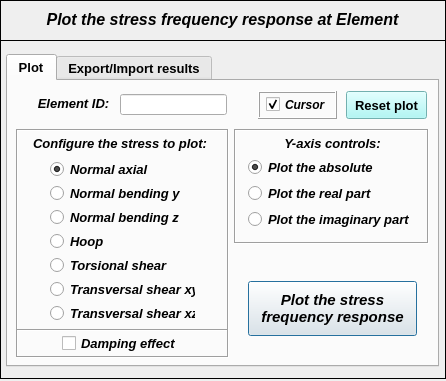
<?xml version="1.0" encoding="UTF-8"?>
<ui version="4.0">
 <class>Dialog</class>
 <widget class="QDialog" name="Dialog">
  <property name="windowModality">
   <enum>Qt::NonModal</enum>
  </property>
  <property name="geometry">
   <rect>
    <x>0</x>
    <y>0</y>
    <width>446</width>
    <height>381</height>
   </rect>
  </property>
  <property name="sizePolicy">
   <sizepolicy hsizetype="Fixed" vsizetype="Fixed">
    <horstretch>0</horstretch>
    <verstretch>0</verstretch>
   </sizepolicy>
  </property>
  <property name="minimumSize">
   <size>
    <width>446</width>
    <height>379</height>
   </size>
  </property>
  <property name="maximumSize">
   <size>
    <width>446</width>
    <height>800</height>
   </size>
  </property>
  <property name="contextMenuPolicy">
   <enum>Qt::DefaultContextMenu</enum>
  </property>
  <property name="windowTitle">
   <string>Plot of Stress Frequency Response</string>
  </property>
  <property name="windowIcon">
   <iconset>
    <normaloff>../../../../../../Downloads/load - Copia.png</normaloff>../../../../../../Downloads/load - Copia.png</iconset>
  </property>
  <property name="whatsThis">
   <string/>
  </property>
  <widget class="QWidget" name="widget" native="true">
   <property name="geometry">
    <rect>
     <x>0</x>
     <y>0</y>
     <width>451</width>
     <height>395</height>
    </rect>
   </property>
   <property name="font">
    <font>
     <kerning>true</kerning>
    </font>
   </property>
   <widget class="QFrame" name="frame">
    <property name="geometry">
     <rect>
      <x>0</x>
      <y>0</y>
      <width>446</width>
      <height>41</height>
     </rect>
    </property>
    <property name="frameShape">
     <enum>QFrame::Box</enum>
    </property>
    <property name="frameShadow">
     <enum>QFrame::Plain</enum>
    </property>
    <property name="lineWidth">
     <number>1</number>
    </property>
    <widget class="QLabel" name="label">
     <property name="geometry">
      <rect>
       <x>32</x>
       <y>10</y>
       <width>381</width>
       <height>19</height>
      </rect>
     </property>
     <property name="font">
      <font>
       <family>Arial</family>
       <pointsize>12</pointsize>
       <weight>75</weight>
       <italic>true</italic>
       <bold>true</bold>
      </font>
     </property>
     <property name="text">
      <string>Plot the stress frequency response at Element</string>
     </property>
     <property name="textFormat">
      <enum>Qt::AutoText</enum>
     </property>
     <property name="alignment">
      <set>Qt::AlignCenter</set>
     </property>
    </widget>
   </widget>
   <widget class="QFrame" name="frame_2">
    <property name="geometry">
     <rect>
      <x>0</x>
      <y>40</y>
      <width>446</width>
      <height>339</height>
     </rect>
    </property>
    <property name="frameShape">
     <enum>QFrame::Box</enum>
    </property>
    <property name="frameShadow">
     <enum>QFrame::Plain</enum>
    </property>
    <widget class="QTabWidget" name="tabWidget_plot_results">
     <property name="geometry">
      <rect>
       <x>6</x>
       <y>14</y>
       <width>433</width>
       <height>313</height>
      </rect>
     </property>
     <property name="minimumSize">
      <size>
       <width>433</width>
       <height>0</height>
      </size>
     </property>
     <property name="maximumSize">
      <size>
       <width>433</width>
       <height>16777215</height>
      </size>
     </property>
     <property name="font">
      <font>
       <family>Arial</family>
       <pointsize>10</pointsize>
       <weight>75</weight>
       <italic>false</italic>
       <bold>true</bold>
      </font>
     </property>
     <property name="currentIndex">
      <number>0</number>
     </property>
     <widget class="QWidget" name="tab_plot">
      <attribute name="title">
       <string>Plot</string>
      </attribute>
      <widget class="QWidget" name="verticalLayoutWidget_2">
       <property name="geometry">
        <rect>
         <x>112</x>
         <y>12</y>
         <width>107</width>
         <height>23</height>
        </rect>
       </property>
       <layout class="QVBoxLayout" name="verticalLayout_2">
        <item>
         <widget class="QLineEdit" name="lineEdit_elementID">
          <property name="minimumSize">
           <size>
            <width>0</width>
            <height>21</height>
           </size>
          </property>
          <property name="maximumSize">
           <size>
            <width>16777215</width>
            <height>21</height>
           </size>
          </property>
          <property name="font">
           <font>
            <family>Arial</family>
            <pointsize>10</pointsize>
            <weight>75</weight>
            <italic>true</italic>
            <bold>true</bold>
           </font>
          </property>
          <property name="text">
           <string/>
          </property>
          <property name="alignment">
           <set>Qt::AlignCenter</set>
          </property>
         </widget>
        </item>
       </layout>
      </widget>
      <widget class="QToolButton" name="toolButton_ResetPlot">
       <property name="geometry">
        <rect>
         <x>338</x>
         <y>10</y>
         <width>81</width>
         <height>28</height>
        </rect>
       </property>
       <property name="font">
        <font>
         <pointsize>10</pointsize>
         <weight>75</weight>
         <bold>true</bold>
        </font>
       </property>
       <property name="styleSheet">
        <string notr="true">background-color: rgb(159, 247, 245);</string>
       </property>
       <property name="text">
        <string>Reset plot</string>
       </property>
      </widget>
      <widget class="QFrame" name="frame_4">
       <property name="geometry">
        <rect>
         <x>226</x>
         <y>48</y>
         <width>195</width>
         <height>115</height>
        </rect>
       </property>
       <property name="minimumSize">
        <size>
         <width>195</width>
         <height>108</height>
        </size>
       </property>
       <property name="maximumSize">
        <size>
         <width>195</width>
         <height>140</height>
        </size>
       </property>
       <property name="sizeIncrement">
        <size>
         <width>0</width>
         <height>110</height>
        </size>
       </property>
       <property name="frameShape">
        <enum>QFrame::Box</enum>
       </property>
       <property name="frameShadow">
        <enum>QFrame::Sunken</enum>
       </property>
       <widget class="QWidget" name="verticalLayoutWidget_10">
        <property name="geometry">
         <rect>
          <x>14</x>
          <y>28</y>
          <width>167</width>
          <height>74</height>
         </rect>
        </property>
        <layout class="QVBoxLayout" name="verticalLayout_10">
         <item>
          <widget class="QRadioButton" name="radioButton_plotAbs">
           <property name="maximumSize">
            <size>
             <width>170</width>
             <height>20</height>
            </size>
           </property>
           <property name="font">
            <font>
             <family>Arial</family>
             <pointsize>10</pointsize>
             <weight>75</weight>
             <italic>true</italic>
             <bold>true</bold>
            </font>
           </property>
           <property name="text">
            <string>Plot the absolute</string>
           </property>
           <property name="iconSize">
            <size>
             <width>30</width>
             <height>30</height>
            </size>
           </property>
           <property name="checked">
            <bool>true</bool>
           </property>
          </widget>
         </item>
         <item>
          <widget class="QRadioButton" name="radioButton_plotReal">
           <property name="maximumSize">
            <size>
             <width>170</width>
             <height>20</height>
            </size>
           </property>
           <property name="font">
            <font>
             <family>Arial</family>
             <pointsize>10</pointsize>
             <weight>75</weight>
             <italic>true</italic>
             <bold>true</bold>
            </font>
           </property>
           <property name="text">
            <string>Plot the real part</string>
           </property>
          </widget>
         </item>
         <item>
          <widget class="QRadioButton" name="radioButton_plotImag">
           <property name="maximumSize">
            <size>
             <width>170</width>
             <height>20</height>
            </size>
           </property>
           <property name="font">
            <font>
             <family>Arial</family>
             <pointsize>10</pointsize>
             <weight>75</weight>
             <italic>true</italic>
             <bold>true</bold>
            </font>
           </property>
           <property name="text">
            <string>Plot the imaginary part</string>
           </property>
          </widget>
         </item>
        </layout>
       </widget>
       <widget class="QLabel" name="label_8">
        <property name="enabled">
         <bool>true</bool>
        </property>
        <property name="geometry">
         <rect>
          <x>16</x>
          <y>4</y>
          <width>165</width>
          <height>21</height>
         </rect>
        </property>
        <property name="sizePolicy">
         <sizepolicy hsizetype="Preferred" vsizetype="Expanding">
          <horstretch>0</horstretch>
          <verstretch>0</verstretch>
         </sizepolicy>
        </property>
        <property name="minimumSize">
         <size>
          <width>120</width>
          <height>21</height>
         </size>
        </property>
        <property name="maximumSize">
         <size>
          <width>200</width>
          <height>60</height>
         </size>
        </property>
        <property name="font">
         <font>
          <family>Arial</family>
          <pointsize>10</pointsize>
          <weight>75</weight>
          <italic>true</italic>
          <bold>true</bold>
         </font>
        </property>
        <property name="text">
         <string>&lt;!DOCTYPE HTML PUBLIC &quot;-//W3C//DTD HTML 4.0//EN&quot; &quot;http://www.w3.org/TR/REC-html40/strict.dtd&quot;&gt;
&lt;html&gt;&lt;head&gt;&lt;meta name=&quot;qrichtext&quot; content=&quot;1&quot; /&gt;&lt;style type=&quot;text/css&quot;&gt;
p, li { white-space: pre-wrap; }
&lt;/style&gt;&lt;/head&gt;&lt;body style=&quot; font-family:'Arial'; font-size:10pt; font-weight:600; font-style:italic;&quot;&gt;
&lt;p align=&quot;center&quot; style=&quot; margin-top:12px; margin-bottom:12px; margin-left:0px; margin-right:0px; -qt-block-indent:0; text-indent:0px;&quot;&gt;Y-axis controls:&lt;/p&gt;&lt;/body&gt;&lt;/html&gt;</string>
        </property>
        <property name="textFormat">
         <enum>Qt::AutoText</enum>
        </property>
        <property name="scaledContents">
         <bool>false</bool>
        </property>
        <property name="alignment">
         <set>Qt::AlignCenter</set>
        </property>
        <property name="wordWrap">
         <bool>false</bool>
        </property>
        <property name="indent">
         <number>0</number>
        </property>
       </widget>
      </widget>
      <widget class="QFrame" name="frame_5">
       <property name="geometry">
        <rect>
         <x>8</x>
         <y>48</y>
         <width>213</width>
         <height>229</height>
        </rect>
       </property>
       <property name="minimumSize">
        <size>
         <width>0</width>
         <height>108</height>
        </size>
       </property>
       <property name="maximumSize">
        <size>
         <width>16777215</width>
         <height>270</height>
        </size>
       </property>
       <property name="frameShape">
        <enum>QFrame::Box</enum>
       </property>
       <property name="frameShadow">
        <enum>QFrame::Sunken</enum>
       </property>
       <widget class="QLabel" name="label_3">
        <property name="enabled">
         <bool>true</bool>
        </property>
        <property name="geometry">
         <rect>
          <x>4</x>
          <y>4</y>
          <width>200</width>
          <height>21</height>
         </rect>
        </property>
        <property name="sizePolicy">
         <sizepolicy hsizetype="Preferred" vsizetype="Expanding">
          <horstretch>0</horstretch>
          <verstretch>0</verstretch>
         </sizepolicy>
        </property>
        <property name="minimumSize">
         <size>
          <width>120</width>
          <height>21</height>
         </size>
        </property>
        <property name="maximumSize">
         <size>
          <width>200</width>
          <height>60</height>
         </size>
        </property>
        <property name="font">
         <font>
          <family>Arial</family>
          <pointsize>10</pointsize>
          <weight>75</weight>
          <italic>true</italic>
          <bold>true</bold>
         </font>
        </property>
        <property name="text">
         <string>&lt;!DOCTYPE HTML PUBLIC &quot;-//W3C//DTD HTML 4.0//EN&quot; &quot;http://www.w3.org/TR/REC-html40/strict.dtd&quot;&gt;
&lt;html&gt;&lt;head&gt;&lt;meta name=&quot;qrichtext&quot; content=&quot;1&quot; /&gt;&lt;style type=&quot;text/css&quot;&gt;
p, li { white-space: pre-wrap; }
&lt;/style&gt;&lt;/head&gt;&lt;body style=&quot; font-family:'Arial'; font-size:10pt; font-weight:600; font-style:italic;&quot;&gt;
&lt;p align=&quot;center&quot; style=&quot; margin-top:12px; margin-bottom:12px; margin-left:0px; margin-right:0px; -qt-block-indent:0; text-indent:0px;&quot;&gt;Configure the stress to plot:&lt;/p&gt;&lt;/body&gt;&lt;/html&gt;</string>
        </property>
        <property name="textFormat">
         <enum>Qt::AutoText</enum>
        </property>
        <property name="scaledContents">
         <bool>false</bool>
        </property>
        <property name="alignment">
         <set>Qt::AlignCenter</set>
        </property>
        <property name="wordWrap">
         <bool>false</bool>
        </property>
        <property name="indent">
         <number>0</number>
        </property>
       </widget>
       <widget class="QFrame" name="frame_7">
        <property name="geometry">
         <rect>
          <x>0</x>
          <y>200</y>
          <width>213</width>
          <height>29</height>
         </rect>
        </property>
        <property name="frameShape">
         <enum>QFrame::Box</enum>
        </property>
        <property name="frameShadow">
         <enum>QFrame::Sunken</enum>
        </property>
        <widget class="QCheckBox" name="checkBox_damping_effect">
         <property name="geometry">
          <rect>
           <x>46</x>
           <y>6</y>
           <width>123</width>
           <height>17</height>
          </rect>
         </property>
         <property name="font">
          <font>
           <family>Arial</family>
           <pointsize>10</pointsize>
           <weight>75</weight>
           <italic>true</italic>
           <bold>true</bold>
          </font>
         </property>
         <property name="text">
          <string>Damping effect</string>
         </property>
         <property name="checked">
          <bool>false</bool>
         </property>
        </widget>
       </widget>
       <widget class="QWidget" name="verticalLayoutWidget">
        <property name="geometry">
         <rect>
          <x>34</x>
          <y>30</y>
          <width>153</width>
          <height>169</height>
         </rect>
        </property>
        <layout class="QVBoxLayout" name="verticalLayout">
         <property name="spacing">
          <number>5</number>
         </property>
         <item>
          <widget class="QRadioButton" name="radioButton_normal_axial">
           <property name="minimumSize">
            <size>
             <width>145</width>
             <height>18</height>
            </size>
           </property>
           <property name="maximumSize">
            <size>
             <width>145</width>
             <height>18</height>
            </size>
           </property>
           <property name="font">
            <font>
             <family>Arial</family>
             <pointsize>10</pointsize>
             <weight>75</weight>
             <italic>true</italic>
             <bold>true</bold>
            </font>
           </property>
           <property name="text">
            <string>Normal axial</string>
           </property>
           <property name="checked">
            <bool>true</bool>
           </property>
          </widget>
         </item>
         <item>
          <widget class="QRadioButton" name="radioButton_normal_bending_y">
           <property name="minimumSize">
            <size>
             <width>145</width>
             <height>18</height>
            </size>
           </property>
           <property name="maximumSize">
            <size>
             <width>145</width>
             <height>18</height>
            </size>
           </property>
           <property name="font">
            <font>
             <family>Arial</family>
             <pointsize>10</pointsize>
             <weight>75</weight>
             <italic>true</italic>
             <bold>true</bold>
            </font>
           </property>
           <property name="text">
            <string>Normal bending y</string>
           </property>
          </widget>
         </item>
         <item>
          <widget class="QRadioButton" name="radioButton_normal_bending_z">
           <property name="minimumSize">
            <size>
             <width>145</width>
             <height>18</height>
            </size>
           </property>
           <property name="maximumSize">
            <size>
             <width>145</width>
             <height>18</height>
            </size>
           </property>
           <property name="font">
            <font>
             <family>Arial</family>
             <pointsize>10</pointsize>
             <weight>75</weight>
             <italic>true</italic>
             <bold>true</bold>
            </font>
           </property>
           <property name="text">
            <string>Normal bending z</string>
           </property>
          </widget>
         </item>
         <item>
          <widget class="QRadioButton" name="radioButton_hoop">
           <property name="minimumSize">
            <size>
             <width>145</width>
             <height>18</height>
            </size>
           </property>
           <property name="maximumSize">
            <size>
             <width>145</width>
             <height>18</height>
            </size>
           </property>
           <property name="font">
            <font>
             <family>Arial</family>
             <pointsize>10</pointsize>
             <weight>75</weight>
             <italic>true</italic>
             <bold>true</bold>
            </font>
           </property>
           <property name="text">
            <string>Hoop</string>
           </property>
          </widget>
         </item>
         <item>
          <widget class="QRadioButton" name="radioButton_torsional_shear">
           <property name="minimumSize">
            <size>
             <width>145</width>
             <height>18</height>
            </size>
           </property>
           <property name="maximumSize">
            <size>
             <width>145</width>
             <height>18</height>
            </size>
           </property>
           <property name="font">
            <font>
             <family>Arial</family>
             <pointsize>10</pointsize>
             <weight>75</weight>
             <italic>true</italic>
             <bold>true</bold>
            </font>
           </property>
           <property name="text">
            <string>Torsional shear</string>
           </property>
          </widget>
         </item>
         <item>
          <widget class="QRadioButton" name="radioButton_transv_shear_xy">
           <property name="minimumSize">
            <size>
             <width>145</width>
             <height>18</height>
            </size>
           </property>
           <property name="maximumSize">
            <size>
             <width>145</width>
             <height>18</height>
            </size>
           </property>
           <property name="font">
            <font>
             <family>Arial</family>
             <pointsize>10</pointsize>
             <weight>75</weight>
             <italic>true</italic>
             <bold>true</bold>
            </font>
           </property>
           <property name="text">
            <string>Transversal shear xy</string>
           </property>
          </widget>
         </item>
         <item>
          <widget class="QRadioButton" name="radioButton_transv_shear_xz">
           <property name="minimumSize">
            <size>
             <width>145</width>
             <height>18</height>
            </size>
           </property>
           <property name="maximumSize">
            <size>
             <width>145</width>
             <height>18</height>
            </size>
           </property>
           <property name="font">
            <font>
             <family>Arial</family>
             <pointsize>10</pointsize>
             <weight>75</weight>
             <italic>true</italic>
             <bold>true</bold>
            </font>
           </property>
           <property name="text">
            <string>Transversal shear xz</string>
           </property>
          </widget>
         </item>
        </layout>
       </widget>
      </widget>
      <widget class="QFrame" name="frame_6">
       <property name="geometry">
        <rect>
         <x>250</x>
         <y>10</y>
         <width>79</width>
         <height>28</height>
        </rect>
       </property>
       <property name="minimumSize">
        <size>
         <width>0</width>
         <height>28</height>
        </size>
       </property>
       <property name="maximumSize">
        <size>
         <width>16777215</width>
         <height>29</height>
        </size>
       </property>
       <property name="sizeIncrement">
        <size>
         <width>0</width>
         <height>110</height>
        </size>
       </property>
       <property name="frameShape">
        <enum>QFrame::Box</enum>
       </property>
       <property name="frameShadow">
        <enum>QFrame::Raised</enum>
       </property>
       <widget class="QCheckBox" name="checkBox_cursor">
        <property name="geometry">
         <rect>
          <x>8</x>
          <y>4</y>
          <width>67</width>
          <height>19</height>
         </rect>
        </property>
        <property name="font">
         <font>
          <family>Arial</family>
          <pointsize>9</pointsize>
          <weight>75</weight>
          <italic>true</italic>
          <bold>true</bold>
         </font>
        </property>
        <property name="text">
         <string>Cursor</string>
        </property>
        <property name="checked">
         <bool>true</bool>
        </property>
       </widget>
      </widget>
      <widget class="QLabel" name="label_2">
       <property name="geometry">
        <rect>
         <x>16</x>
         <y>12</y>
         <width>99</width>
         <height>21</height>
        </rect>
       </property>
       <property name="minimumSize">
        <size>
         <width>0</width>
         <height>21</height>
        </size>
       </property>
       <property name="maximumSize">
        <size>
         <width>16777215</width>
         <height>21</height>
        </size>
       </property>
       <property name="font">
        <font>
         <family>Arial</family>
         <pointsize>10</pointsize>
         <weight>75</weight>
         <italic>true</italic>
         <bold>true</bold>
        </font>
       </property>
       <property name="text">
        <string>Element ID:</string>
       </property>
       <property name="alignment">
        <set>Qt::AlignCenter</set>
       </property>
      </widget>
      <widget class="QPushButton" name="pushButton">
       <property name="geometry">
        <rect>
         <x>240</x>
         <y>200</y>
         <width>169</width>
         <height>55</height>
        </rect>
       </property>
       <property name="font">
        <font>
         <family>Arial</family>
         <pointsize>11</pointsize>
         <weight>75</weight>
         <italic>true</italic>
         <bold>true</bold>
        </font>
       </property>
       <property name="text">
        <string>Plot the stress 
frequency response</string>
       </property>
      </widget>
     </widget>
     <widget class="QWidget" name="tab_export_import">
      <attribute name="title">
       <string>Export/Import results</string>
      </attribute>
      <widget class="QTabWidget" name="tabWidget_2">
       <property name="geometry">
        <rect>
         <x>6</x>
         <y>22</y>
         <width>417</width>
         <height>221</height>
        </rect>
       </property>
       <property name="font">
        <font>
         <family>Arial</family>
         <pointsize>10</pointsize>
         <weight>75</weight>
         <italic>true</italic>
         <bold>true</bold>
        </font>
       </property>
       <property name="currentIndex">
        <number>0</number>
       </property>
       <widget class="QWidget" name="tab_3">
        <attribute name="title">
         <string>Export</string>
        </attribute>
        <widget class="QWidget" name="verticalLayoutWidget_8">
         <property name="geometry">
          <rect>
           <x>344</x>
           <y>108</y>
           <width>60</width>
           <height>27</height>
          </rect>
         </property>
         <layout class="QVBoxLayout" name="verticalLayout_8">
          <item>
           <widget class="QToolButton" name="toolButton_ChooseFolderExport">
            <property name="maximumSize">
             <size>
              <width>100</width>
              <height>16777215</height>
             </size>
            </property>
            <property name="font">
             <font>
              <family>Arial</family>
              <pointsize>10</pointsize>
              <weight>75</weight>
              <italic>true</italic>
              <bold>true</bold>
             </font>
            </property>
            <property name="text">
             <string>Search</string>
            </property>
           </widget>
          </item>
         </layout>
        </widget>
        <widget class="QWidget" name="verticalLayoutWidget_3">
         <property name="geometry">
          <rect>
           <x>4</x>
           <y>108</y>
           <width>117</width>
           <height>27</height>
          </rect>
         </property>
         <layout class="QVBoxLayout" name="verticalLayout_3">
          <item>
           <widget class="QLabel" name="label_5">
            <property name="minimumSize">
             <size>
              <width>85</width>
              <height>20</height>
             </size>
            </property>
            <property name="maximumSize">
             <size>
              <width>200</width>
              <height>20</height>
             </size>
            </property>
            <property name="font">
             <font>
              <family>Arial</family>
              <pointsize>10</pointsize>
              <weight>75</weight>
              <italic>true</italic>
              <bold>true</bold>
             </font>
            </property>
            <property name="text">
             <string>Choose a folder:</string>
            </property>
            <property name="alignment">
             <set>Qt::AlignCenter</set>
            </property>
           </widget>
          </item>
         </layout>
        </widget>
        <widget class="QWidget" name="verticalLayoutWidget_7">
         <property name="geometry">
          <rect>
           <x>120</x>
           <y>108</y>
           <width>223</width>
           <height>27</height>
          </rect>
         </property>
         <layout class="QVBoxLayout" name="verticalLayout_7">
          <item>
           <widget class="QLineEdit" name="lineEdit_SaveResultsPath">
            <property name="font">
             <font>
              <pointsize>8</pointsize>
              <weight>50</weight>
              <italic>false</italic>
              <bold>false</bold>
             </font>
            </property>
            <property name="layoutDirection">
             <enum>Qt::LeftToRight</enum>
            </property>
            <property name="alignment">
             <set>Qt::AlignCenter</set>
            </property>
           </widget>
          </item>
         </layout>
        </widget>
        <widget class="QWidget" name="verticalLayoutWidget_4">
         <property name="geometry">
          <rect>
           <x>20</x>
           <y>60</y>
           <width>102</width>
           <height>27</height>
          </rect>
         </property>
         <layout class="QVBoxLayout" name="verticalLayout_4">
          <item>
           <widget class="QLabel" name="label_6">
            <property name="minimumSize">
             <size>
              <width>100</width>
              <height>20</height>
             </size>
            </property>
            <property name="maximumSize">
             <size>
              <width>90</width>
              <height>20</height>
             </size>
            </property>
            <property name="font">
             <font>
              <family>Arial</family>
              <pointsize>10</pointsize>
              <weight>75</weight>
              <italic>true</italic>
              <bold>true</bold>
             </font>
            </property>
            <property name="text">
             <string>Insert a name:</string>
            </property>
            <property name="scaledContents">
             <bool>false</bool>
            </property>
            <property name="alignment">
             <set>Qt::AlignCenter</set>
            </property>
           </widget>
          </item>
         </layout>
        </widget>
        <widget class="QWidget" name="verticalLayoutWidget_16">
         <property name="geometry">
          <rect>
           <x>120</x>
           <y>60</y>
           <width>223</width>
           <height>27</height>
          </rect>
         </property>
         <layout class="QVBoxLayout" name="verticalLayout_16">
          <item>
           <widget class="QLineEdit" name="lineEdit_FileName">
            <property name="font">
             <font>
              <pointsize>8</pointsize>
              <weight>50</weight>
              <italic>false</italic>
              <bold>false</bold>
             </font>
            </property>
            <property name="layoutDirection">
             <enum>Qt::LeftToRight</enum>
            </property>
            <property name="text">
             <string/>
            </property>
            <property name="alignment">
             <set>Qt::AlignCenter</set>
            </property>
           </widget>
          </item>
         </layout>
        </widget>
        <widget class="QWidget" name="horizontalLayoutWidget">
         <property name="geometry">
          <rect>
           <x>36</x>
           <y>16</y>
           <width>343</width>
           <height>27</height>
          </rect>
         </property>
         <layout class="QHBoxLayout" name="horizontalLayout">
          <item>
           <widget class="QLabel" name="label_7">
            <property name="minimumSize">
             <size>
              <width>100</width>
              <height>20</height>
             </size>
            </property>
            <property name="maximumSize">
             <size>
              <width>90</width>
              <height>20</height>
             </size>
            </property>
            <property name="font">
             <font>
              <family>Arial</family>
              <pointsize>10</pointsize>
              <weight>75</weight>
              <italic>true</italic>
              <bold>true</bold>
             </font>
            </property>
            <property name="text">
             <string>Data to save:</string>
            </property>
            <property name="scaledContents">
             <bool>false</bool>
            </property>
            <property name="alignment">
             <set>Qt::AlignCenter</set>
            </property>
           </widget>
          </item>
          <item>
           <widget class="QRadioButton" name="radioButton_Absolute">
            <property name="text">
             <string>Absolute</string>
            </property>
            <property name="checked">
             <bool>true</bool>
            </property>
           </widget>
          </item>
          <item>
           <widget class="QRadioButton" name="radioButton_Real_Imaginary">
            <property name="text">
             <string>Real / Imaginary</string>
            </property>
            <property name="checked">
             <bool>false</bool>
            </property>
           </widget>
          </item>
         </layout>
        </widget>
        <widget class="QToolButton" name="toolButton_ExportResults">
         <property name="geometry">
          <rect>
           <x>148</x>
           <y>150</y>
           <width>120</width>
           <height>28</height>
          </rect>
         </property>
         <property name="minimumSize">
          <size>
           <width>120</width>
           <height>0</height>
          </size>
         </property>
         <property name="maximumSize">
          <size>
           <width>120</width>
           <height>16777215</height>
          </size>
         </property>
         <property name="font">
          <font>
           <family>Arial</family>
           <pointsize>11</pointsize>
           <weight>75</weight>
           <italic>true</italic>
           <bold>true</bold>
          </font>
         </property>
         <property name="text">
          <string>Export results</string>
         </property>
        </widget>
       </widget>
       <widget class="QWidget" name="tab_4">
        <attribute name="title">
         <string>Import</string>
        </attribute>
        <widget class="QWidget" name="verticalLayoutWidget_6">
         <property name="geometry">
          <rect>
           <x>334</x>
           <y>56</y>
           <width>62</width>
           <height>27</height>
          </rect>
         </property>
         <layout class="QVBoxLayout" name="verticalLayout_6">
          <item>
           <widget class="QToolButton" name="toolButton_ChooseFolderImport">
            <property name="maximumSize">
             <size>
              <width>60</width>
              <height>16777215</height>
             </size>
            </property>
            <property name="font">
             <font>
              <family>Arial</family>
              <pointsize>10</pointsize>
              <weight>75</weight>
              <italic>true</italic>
              <bold>true</bold>
             </font>
            </property>
            <property name="text">
             <string>Search</string>
            </property>
           </widget>
          </item>
         </layout>
        </widget>
        <widget class="QWidget" name="verticalLayoutWidget_5">
         <property name="geometry">
          <rect>
           <x>40</x>
           <y>56</y>
           <width>293</width>
           <height>27</height>
          </rect>
         </property>
         <layout class="QVBoxLayout" name="verticalLayout_5">
          <item>
           <widget class="QLineEdit" name="lineEdit_ImportResultsPath">
            <property name="font">
             <font>
              <pointsize>7</pointsize>
              <weight>50</weight>
              <italic>false</italic>
              <bold>false</bold>
             </font>
            </property>
            <property name="layoutDirection">
             <enum>Qt::LeftToRight</enum>
            </property>
            <property name="alignment">
             <set>Qt::AlignCenter</set>
            </property>
           </widget>
          </item>
         </layout>
        </widget>
        <widget class="QPushButton" name="pushButton_AddImportedPlot">
         <property name="geometry">
          <rect>
           <x>62</x>
           <y>142</y>
           <width>291</width>
           <height>33</height>
          </rect>
         </property>
         <property name="font">
          <font>
           <family>Arial</family>
           <pointsize>11</pointsize>
           <weight>75</weight>
           <italic>true</italic>
           <bold>true</bold>
          </font>
         </property>
         <property name="text">
          <string>Add imported results to the main plot</string>
         </property>
        </widget>
        <widget class="QLabel" name="label_9">
         <property name="geometry">
          <rect>
           <x>106</x>
           <y>98</y>
           <width>140</width>
           <height>20</height>
          </rect>
         </property>
         <property name="minimumSize">
          <size>
           <width>85</width>
           <height>20</height>
          </size>
         </property>
         <property name="maximumSize">
          <size>
           <width>140</width>
           <height>20</height>
          </size>
         </property>
         <property name="font">
          <font>
           <family>Arial</family>
           <pointsize>10</pointsize>
           <weight>75</weight>
           <italic>true</italic>
           <bold>true</bold>
          </font>
         </property>
         <property name="text">
          <string>Header rows to skip:</string>
         </property>
         <property name="alignment">
          <set>Qt::AlignCenter</set>
         </property>
        </widget>
        <widget class="QSpinBox" name="spinBox">
         <property name="geometry">
          <rect>
           <x>248</x>
           <y>98</y>
           <width>42</width>
           <height>22</height>
          </rect>
         </property>
         <property name="maximum">
          <number>10</number>
         </property>
        </widget>
        <widget class="QLabel" name="label_4">
         <property name="geometry">
          <rect>
           <x>86</x>
           <y>16</y>
           <width>250</width>
           <height>25</height>
          </rect>
         </property>
         <property name="minimumSize">
          <size>
           <width>250</width>
           <height>25</height>
          </size>
         </property>
         <property name="maximumSize">
          <size>
           <width>250</width>
           <height>25</height>
          </size>
         </property>
         <property name="font">
          <font>
           <family>Arial</family>
           <pointsize>11</pointsize>
           <weight>75</weight>
           <italic>true</italic>
           <bold>true</bold>
          </font>
         </property>
         <property name="text">
          <string>Select a folder to import results:</string>
         </property>
         <property name="alignment">
          <set>Qt::AlignCenter</set>
         </property>
        </widget>
       </widget>
      </widget>
     </widget>
    </widget>
   </widget>
  </widget>
 </widget>
 <resources/>
 <connections/>
</ui>
